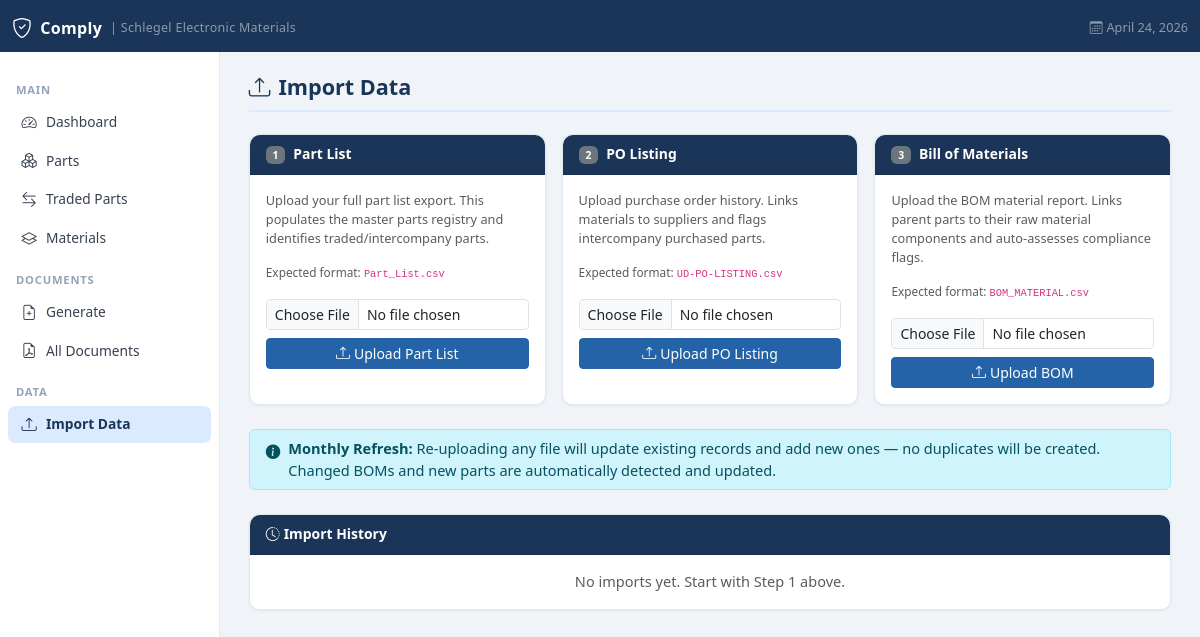
Before: /import with the older database file.
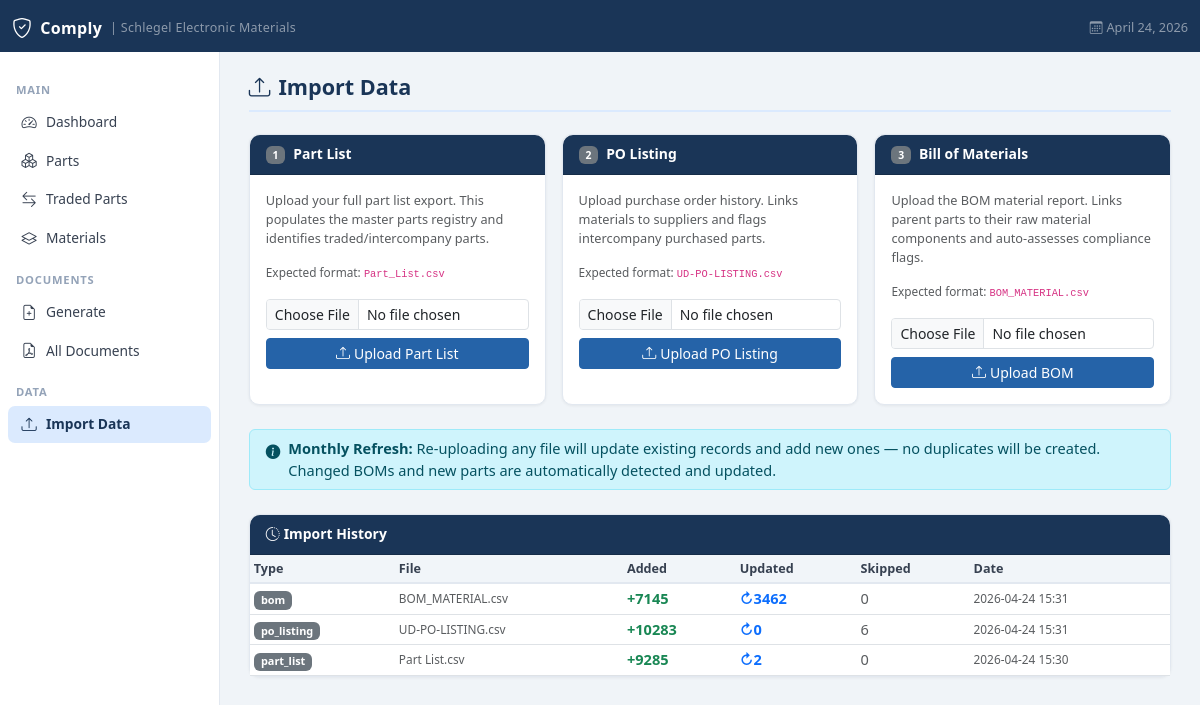
After: the same page with the newer database file.
### tables this page shows
CREATE TABLE import_log (
            id          INTEGER PRIMARY KEY AUTOINCREMENT,
            import_type TEXT,
            filename    TEXT,
            rows_added  INTEGER DEFAULT 0,
            rows_updated INTEGER DEFAULT 0,
            rows_skipped INTEGER DEFAULT 0,
            imported_at TEXT DEFAULT (datetime('now')),
            notes       TEXT
        );

### app.py (the view, shortened to what this page needs)
@app.route("/import", methods=["GET","POST"])
def import_data():
    conn = get_db()
    logs = conn.execute(
        "SELECT * FROM import_log ORDER BY imported_at DESC LIMIT 20"
    ).fetchall()
    conn.close()
    return render_template("import.html", logs=logs)

### app.py (called while the page is built)
def get_db():
    conn = sqlite3.connect(DB_PATH)
    conn.row_factory = sqlite3.Row
    conn.execute("PRAGMA foreign_keys = ON")
    return conn

@app.context_processor
def inject_globals():
    import flask
    return {"now": datetime.now(), "request": flask.request}

### templates/import.html (shortened to what this page needs)
{% extends "base.html" %}
{% block content %}
<div class="page-header">
  <h1><i class="bi bi-upload me-2"></i>Import Data</h1>
</div>
<div class="row g-3 mb-4">
  <div class="col-12 col-md-4">
    <div class="card h-100">
      <div class="card-header"><span class="badge bg-secondary me-2">1</span>Part List</div>
      <div class="card-body">
        <p class="text-muted small">Upload your full part list export. This populates the master parts registry and identifies traded/intercompany parts.</p>
        <p class="text-xs text-muted mb-3">Expected format: <code>Part_List.csv</code></p>
        <form method="post" enctype="multipart/form-data">
          <div class="mb-2">
            <input type="file" name="file" class="form-control form-control-sm" accept=".csv" required/>
          </div>
          <button type="submit" class="btn btn-primary btn-sm w-100">
            <i class="bi bi-upload me-1"></i>Upload Part List
          </button>
        </form>
      </div>
    </div>
  </div>
  <div class="col-12 col-md-4">
    <div class="card h-100">
      <div class="card-header"><span class="badge bg-secondary me-2">2</span>PO Listing</div>
      <div class="card-body">
        <p class="text-muted small">Upload purchase order history. Links materials to suppliers and flags intercompany purchased parts.</p>
        <p class="text-xs text-muted mb-3">Expected format: <code>UD-PO-LISTING.csv</code></p>
        <form method="post" enctype="multipart/form-data">
          <div class="mb-2">
            <input type="file" name="file" class="form-control form-control-sm" accept=".csv" required/>
          </div>
          <button type="submit" class="btn btn-primary btn-sm w-100">
            <i class="bi bi-upload me-1"></i>Upload PO Listing
          </button>
        </form>
      </div>
    </div>
  </div>
  <div class="col-12 col-md-4">
    <div class="card h-100">
      <div class="card-header"><span class="badge bg-secondary me-2">3</span>Bill of Materials</div>
      <div class="card-body">
        <p class="text-muted small">Upload the BOM material report. Links parent parts to their raw material components and auto-assesses compliance flags.</p>
        <p class="text-xs text-muted mb-3">Expected format: <code>BOM_MATERIAL.csv</code></p>
        <form method="post" enctype="multipart/form-data">
          <div class="mb-2">
            <input type="file" name="file" class="form-control form-control-sm" accept=".csv" required/>
          </div>
          <button type="submit" class="btn btn-primary btn-sm w-100">
            <i class="bi bi-upload me-1"></i>Upload BOM
          </button>
        </form>
      </div>
    </div>
  </div>
</div>
<div class="alert alert-info d-flex gap-2 align-items-start py-2 mb-4">
  <i class="bi bi-info-circle-fill mt-1 flex-shrink-0"></i>
  <div>
    <strong>Monthly Refresh:</strong> Re-uploading any file will update existing records and add new ones — no duplicates will be created.
    Changed BOMs and new parts are automatically detected and updated.
  </div>
</div>
<div class="card">
  <div class="card-header"><i class="bi bi-clock-history me-1"></i>Import History</div>
  <div class="card-body p-0">
    {% if logs %}
    <table class="table table-sm table-hover mb-0">
      <thead>
        <tr><th>Type</th><th>File</th><th>Added</th><th>Updated</th><th>Skipped</th><th>Date</th></tr>
      </thead>
      <tbody>
        {% for log in logs %}
        <tr>
          <td><span class="badge bg-secondary">{{ log.import_type }}</span></td>
          <td class="text-muted text-xs">{{ log.filename }}</td>
          <td><span class="text-success fw-semibold">+{{ log.rows_added }}</span></td>
          <td><span class="text-primary fw-semibold">↻{{ log.rows_updated }}</span></td>
          <td class="text-muted">{{ log.rows_skipped }}</td>
          <td class="text-muted text-xs">{{ log.imported_at[:16] }}</td>
        </tr>
        {% endfor %}
      </tbody>
    </table>
    {% else %}
    <p class="text-muted p-3 mb-0 text-center">No imports yet. Start with Step 1 above.</p>
    {% endif %}
  </div>
</div>
{% endblock %}

### templates/base.html (shortened to what this page needs)
<!DOCTYPE html>
<html lang="en">
<head>
  <link href="https://cdn.jsdelivr.net/npm/bootstrap@5.3.2/dist/css/bootstrap.min.css" rel="stylesheet"/>
  <link href="https://cdn.jsdelivr.net/npm/bootstrap-icons@1.11.3/font/bootstrap-icons.css" rel="stylesheet"/>
</head>
<body>
<nav class="navbar navbar-dark">
  <div class="container-fluid">
    <a class="navbar-brand d-flex align-items-center gap-2" href="/">
      <i class="bi bi-shield-check fs-5"></i> Comply
      <span class="text-white-50 fw-normal" style="font-size:.78rem;">| Schlegel Electronic Materials</span>
    </a>
    <span class="text-white-50 small">
      <i class="bi bi-calendar3 me-1"></i>{{ now.strftime('%B %d, %Y') if now else '' }}
    </span>
  </div>
</nav>
<div class="main-wrap">
  <aside class="sidebar d-none d-md-flex flex-column">
    <div class="sidebar-section">Main</div>
    <ul class="nav flex-column">
      <li><a class="nav-link {% if request.endpoint=='dashboard' %}active{% endif %}" href="/">
        <i class="bi bi-speedometer2"></i> Dashboard
      </a></li>
      <li><a class="nav-link {% if request.endpoint in ['parts_list','part_detail'] %}active{% endif %}" href="/parts">
        <i class="bi bi-boxes"></i> Parts
      </a></li>
      <li><a class="nav-link {% if request.endpoint=='traded_parts' %}active{% endif %}" href="/parts/traded">
        <i class="bi bi-arrow-left-right"></i> Traded Parts
      </a></li>
      <li><a class="nav-link {% if 'material' in (request.endpoint or '') %}active{% endif %}" href="/materials">
        <i class="bi bi-layers"></i> Materials
      </a></li>
    </ul>
    <div class="sidebar-section">Documents</div>
    <ul class="nav flex-column">
      <li><a class="nav-link {% if request.endpoint=='generate_document' %}active{% endif %}" href="/documents/generate">
        <i class="bi bi-file-earmark-plus"></i> Generate
      </a></li>
      <li><a class="nav-link {% if request.endpoint=='documents_list' %}active{% endif %}" href="/documents">
        <i class="bi bi-file-earmark-pdf"></i> All Documents
      </a></li>
    </ul>
    <div class="sidebar-section">Data</div>
    <ul class="nav flex-column">
      <li><a class="nav-link {% if request.endpoint=='import_data' %}active{% endif %}" href="/import">
        <i class="bi bi-upload"></i> Import Data
      </a></li>
    </ul>
  </aside>
  <main class="main-content">
    {% block content %}{% endblock %}
  </main>
</div>
</body>
</html>

### templates/base.html (style rules this page uses)
:root { --brand-dark: #1a3557; --brand-mid: #2563a8; --brand-light: #dbeafe; --sidebar-w: 220px; }
body { background:#f0f4f8; font-size:.91rem; }
.navbar { background:var(--brand-dark) !important; height:52px; }
.navbar-brand { font-weight:700; font-size:1rem; letter-spacing:.3px; }
.sidebar { width:var(--sidebar-w); min-height:calc(100vh - 52px); background:#fff; border-right:1px solid #e2e8f0; padding:1rem 0; position:sticky; top:52px; height:calc(100vh - 52px); overflow-y:auto; flex-shrink:0; }
.sidebar .nav-link { color:#374151; border-radius:7px; margin:1px 8px; padding:7px 12px; font-size:.86rem; display:flex; align-items:center; gap:8px; }
.sidebar .nav-link.active { background:var(--brand-light); color:var(--brand-dark); font-weight:600; }
.sidebar .nav-link i { width:18px; text-align:center; font-size:.95rem; }
.sidebar-section { font-size:.7rem; font-weight:700; text-transform:uppercase; letter-spacing:.8px; color:#94a3b8; padding:10px 16px 4px; margin-top:4px; }
.main-wrap { display:flex; }
.main-content { flex:1; padding:1.4rem 1.8rem; min-width:0; }
.page-header { margin-bottom:1.4rem; padding-bottom:.6rem; border-bottom:2px solid var(--brand-light); display:flex; align-items:center; justify-content:space-between; flex-wrap:wrap; gap:.5rem; }
.page-header h1 { font-size:1.35rem; font-weight:700; color:var(--brand-dark); margin:0; }
.card { border:1px solid #e2e8f0; border-radius:10px; box-shadow:0 1px 3px rgba(0,0,0,.06); }
.card-header { background:var(--brand-dark); color:#fff; font-weight:600; font-size:.87rem; padding:.55rem 1rem; border-radius:10px 10px 0 0 !important; }
table.table thead th { background:#f1f5f9; font-size:.79rem; font-weight:700; color:#374151; border-bottom:2px solid #e2e8f0; white-space:nowrap; }
table.table td { vertical-align:middle; }
.btn-primary { background:var(--brand-mid); border-color:var(--brand-mid); }
.text-xs { font-size:.74rem; }
.fw-semibold { font-weight:600; }

Changed rows visible on the page:
added import_log: import_type "bom", filename "BOM_MATERIAL.csv", rows_added "7145", rows_updated "3462", rows_skipped "0", imported_at "2026-04-24 15:31"
added import_log: import_type "po_listing", filename "UD-PO-LISTING.csv", rows_added "10283", rows_updated "0", rows_skipped "6", imported_at "2026-04-24 15:31"
added import_log: import_type "part_list", filename "Part List.csv", rows_added "9285", rows_updated "2", rows_skipped "0", imported_at "2026-04-24 15:30"
Other visible differences:
text no longer shown: "No imports yet. Start with Step 1 above."
text now shown: "Type File Added Updated Skipped Date"
